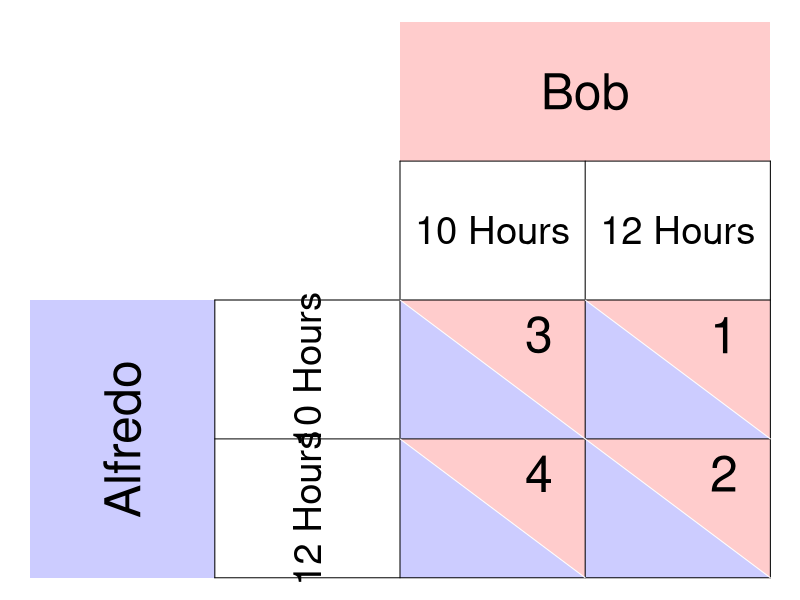

Reproduce this figure in R.
require(ggplot2)
require(shape)
pdf(file = "society/matrix_fishermen_B.pdf", width = 9, height = 7)

par(mar =  c(0, 0, 0, 0))
xlims <- c(0, 8)
ylims <- c(0, 8)

#TextSizes
PlayerSize <- 3
StratSize <- 2.3
PayoffSize <- 3

p1fadelevel <- 0.2
p2fadelevel <- 0.2

#Payoffs are listed as c("NW", "SW", "NE", "SE")

#Considerations for Player 1
P1Name <- c("Alfredo")
P1Strat <- c("10 Hours", "12 Hours")
P1Payoffs <- c("", "", "", "")
P1BR1 <- c("SW") #Must be NW or SW - the BR prints accordingly. 
P1BR2 <- c("SE") #Must be NE or SE - the BR prints accordingly. 
P1bestsize <- 2.5 #Adjusts size of point indicating best response of P1
#NW = (5, 3); SW = (5,1); NE = (7, 3); SE = (7, 1)

#Considerations for Player 2
P2Name <- c("Bob")
P2Strat <- c("10 Hours", "12 Hours")
P2Payoffs <- c("3", "4", "1", "2")
P2BR1 <- c("NE") #Must be NW or SW - the BR prints accordingly. 
P2BR2 <- c("SE") #Must be NE or SE - the BR prints accordingly. 
P2bestsize <- 4 #Adjusts size of circle indicating best response of P1

plot(0, 0, xlim = xlims, ylim = ylims, type = "n",
     xlab = expression(""),
     ylab = expression(""),
     xaxt = "n", 
     yaxt = "n", 
     cex.lab = 2, 
     bty = "n")



#Color and label for Player 1 and their strategies
polygon(c(0,0,2,2,0), c(0,4,4,0,0), col=rgb(0, 0, 1, p1fadelevel), density=NULL, border = NA)
text(1, 2, P1Name[1], srt = 90, cex = PlayerSize)

text(3, 3, P1Strat[1], cex = StratSize, srt = 90)
text(3, 1, P1Strat[2], cex = StratSize, srt = 90)


#Color and label for Player 2
polygon(c(4,4,8,8,4), c(8,6,6,8,8), col=rgb(1, 0, 0, p2fadelevel), density=NULL, border = NA)
text(6, 7, P2Name[1], cex = PlayerSize)

text(5, 5, P2Strat[1], cex = StratSize)
text(7, 5, P2Strat[2], cex = StratSize)

#NorthWest cell 
#P1
polygon(c(4,4,6,4), c(4,2,2,4), col=rgb(0, 0, 1, p1fadelevel), density=NULL, border = NA)
#P2
polygon(c(4,6,6,4), c(4,4,2,4), col=rgb(1, 0, 0, p2fadelevel), density=NULL, border = NA)

#P1
text(4.5, 2.5, P1Payoffs[1], cex = PayoffSize)
#P2
text(5.5, 3.5, P2Payoffs[1], cex = PayoffSize)

#SouthWest cell  
#P1
polygon(c(4,4,6,4), c(2,0,0,2), col=rgb(0, 0, 1, p1fadelevel), density=NULL, border = NA)
#P2
polygon(c(4,6,6,4), c(2,2,0,2), col=rgb(1, 0, 0, p2fadelevel), density=NULL, border = NA)

#P1
text(4.5, 0.5, P1Payoffs[2], cex = PayoffSize)
#P2
text(5.5, 1.5, P2Payoffs[2], cex = PayoffSize)


#NorthEast cell 
#P1
polygon(c(6,6,8,6), c(4,2,2,4), col=rgb(0, 0, 1, p1fadelevel), density=NULL, border = NA)
#P2
polygon(c(6,8,8,6), c(4,4,2,4), col=rgb(1, 0, 0, p2fadelevel), density=NULL, border = NA)
#P1
text(6.5, 2.5, P1Payoffs[3], cex = PayoffSize)
#P2
text(7.5, 3.5, P2Payoffs[3], cex = PayoffSize)

#SouthEast cell 
#P1
polygon(c(6,6,8,6), c(2,0,0,2), col=rgb(0, 0, 1, p1fadelevel), density=NULL, border = NA)
#P2
polygon(c(6,8,8,6), c(2,2,0,2), col=rgb(1, 0, 0, p2fadelevel), density=NULL, border = NA)
#P1
text(6.5, 0.5, P1Payoffs[4], cex = PayoffSize)
#P2
text(7.5, 1.5, P2Payoffs[4], cex = PayoffSize)


#Lines for the Table
segments(8, 0, 8, 6, lty = 1, col = "black")
segments(4, 6, 8, 6, lty = 1, col = "black")
segments(2, 0, 2, 4, lty = 1, col = "black")
segments(2, 0, 8, 0, lty = 1, col = "black")
segments(2, 4, 8, 4, lty = 1, col = "black")
segments(4, 0, 4, 6, lty = 1, col = "black")
segments(2, 2, 8, 2, lty = 1, col = "black")
segments(6, 0, 6, 6, lty = 1, col = "black")

#Diagonals
#NW
segments(4, 4, 6, 2, lty = 1, col = "white")
#NE
segments(6, 4, 8, 2, lty = 1, col = "white")
#SW
segments(4, 2, 6, 0, lty = 1, col = "white")
#Se
segments(6, 2, 8, 0, lty = 1, col = "white")


#Best responses 
#P1 
# if (P1BR1[1] == "NW"){
#   points(5, 3, pch = 16, col = "black", cex = P1bestsize)
# } else{points(5, 1, pch = 16, col = "black", cex = P1bestsize)
# }
# 
# if (P1BR2[1] == "NE"){
#   points(7, 3, pch = 16, col = "black", cex = P1bestsize)
# } else{points(7, 1, pch = 16, col = "black", cex = P1bestsize)
# }
# 
# 
# #P2
# if (P2BR1[1] == "NW"){
#   points(5, 3, pch = 1, col = "black", cex = P2bestsize)
# } else{points(7, 3, pch = 1, col = "black", cex = P2bestsize)
# }
# 
# if (P2BR2[1] == "SW"){
#   points(5, 1, pch = 1, col = "black", cex = P2bestsize)
# } else{points(7, 1, pch = 1, col = "black", cex = P2bestsize)
# }

dev.off()
